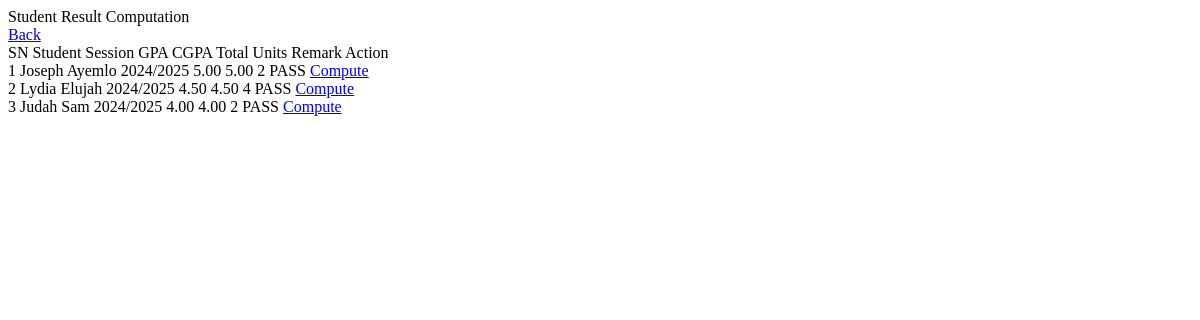
Before: /management/admin/semester-results/ (signed in) with the older database file.
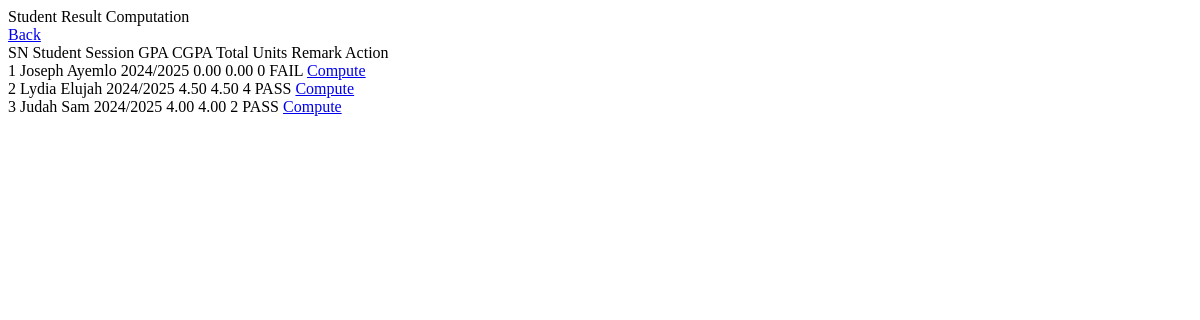
After: the same page with the newer database file.
### core/models/shared.py (models this page shows, shortened)
class SemesterResult(models.Model):
    student = models.ForeignKey('core.Student', on_delete=models.CASCADE)
    academic_calendar = models.ForeignKey('AcademicCalendar', on_delete=models.PROTECT, null=True, blank=True) #Rm change null to false and remove blank
    total_units_registered = models.PositiveIntegerField(default=0)
    total_units_passed = models.PositiveIntegerField(default=0)
    total_grade_points = models.DecimalField(max_digits=6, decimal_places=2, default=0)
    gpa = models.DecimalField(max_digits=4, decimal_places=2, default=0)
    cgpa = models.DecimalField(max_digits=4, decimal_places=2, default=0)
    remark = models.CharField(max_length=255, null=True, blank=True)
    is_released = models.BooleanField(default=False)
    updated_at = models.DateTimeField(auto_now=True)
    class Meta:
        unique_together = ('student', 'academic_calendar')

class AcademicCalendar(models.Model):
    session = models.CharField(max_length=20)  # e.g., '2024/2025'
    semester = models.CharField(max_length=30, choices=SemesterChoices.choices)
    is_current = models.BooleanField(default=False)

### core/models/users.py (models this page shows, shortened)
class Student(models.Model):
    admin = models.OneToOneField(settings.AUTH_USER_MODEL, on_delete=models.CASCADE, related_name='student')
    matric_no = models.CharField(max_length=20, unique=True, blank=False, null=False)
    course_of_study = models.ForeignKey('core.CourseOfStudy', on_delete=models.SET_NULL, null=True)
    level = models.CharField(max_length=3, choices=LevelChoices.choices, default=LevelChoices.LEVEL_100)
    date_of_admission = models.DateTimeField(auto_now_add=True)

class CustomUser(AbstractUser):
    USER_TYPE = ((1, "Management"), (2, "AcademicStaff"),(3, "NonAcademicStaff"), (4, "Student"),  (5, "AspirantStudent"))
    GENDER = [("M", "Male"), ("F", "Female")]
    username = None  # Removed username, using email instead
    email = models.EmailField(unique=True)
    user_type = models.CharField(default=30, choices=USER_TYPE, max_length=1)
    gender = models.CharField(max_length=20, choices=GENDER)
    address = models.TextField()
    created_at = models.DateTimeField(auto_now_add=True)
    updated_at = models.DateTimeField(auto_now=True)
    USERNAME_FIELD = "email"
    REQUIRED_FIELDS = []
    objects = CustomUserManager()

### managementportal/customviews/student_result_views.py (the view)
# urls.py: path('admin/semester-results/', semester_results_list, name='admin_semester_results_list'),
@login_required
@user_passes_test(is_custom_superuser)
def semester_results_list(request):
    results = SemesterResult.objects.select_related('student', 'academic_calendar').all()
    calendar_id = request.GET.get('calendar')
    if calendar_id:
        results = results.filter(academic_calendar_id=calendar_id)
    context = {
        'results': results,
        'calendars': AcademicCalendar.objects.all()
    }
    return render(request, 'management/partials/studentresult/semester_result_list.html', context)

### managementportal/customviews/student_result_views.py (called while the page is built)
def is_custom_superuser(user):
    return user.is_authenticated and user.user_type == '1'

### templates/management/partials/studentresult/semester_result_list.html (shortened to what this page needs)
<div class="form_title">Student Result Computation</div>
<a class="tableBtn1 ajax_link" href="{% url 'admin_result_and_assessment' %}">
   Back
</a>
<div class="generalAdminLinkContainer">
  <div class="tableContainer">
    <div class="tableHeading">
      <span class="tableHeading10">SN</span>
      <span class="tableHeading1">Student</span>
      <span class="tableHeading1">Session</span>
      <span class="tableHeading1">GPA</span>
      <span class="tableHeading1">CGPA</span>
      <span class="tableHeading1">Total Units</span>
      <span class="tableHeading1">Remark</span>
      <span class="tableHeading20">Action</span>
    </div>
    {% for result in results %}
    <div class="tableData">
      <span class="tableHeading10">{{ forloop.counter }}</span>
      <span class="tableHeading1">{{ result.student.admin.first_name }} {{ result.student.admin.last_name }}</span>
      <span class="tableHeading1">{{ result.academic_calendar.session }}</span>
      <span class="tableHeading1">{{ result.gpa }}</span>
      <span class="tableHeading1">{{ result.cgpa }}</span>
      <span class="tableHeading1">{{ result.total_units_registered }}</span>
      <span class="tableHeading1">{{ result.remark }}</span>
      <span class="tableHeading20">
        <a href="{% url 'admin_compute_semester_result_individual' result.id %}" class="generalAdminBtn ajax_link">Compute</a>
      </span>
    </div>
    {% endfor %}
  </div>
</div>

Changed rows visible on the page:
changed SemesterResult "Joseph": gpa "5.00" → "0.00"; cgpa "5.00" → "0.00"; total_units_registered "2" → "0"; remark "PASS" → "FAIL"
